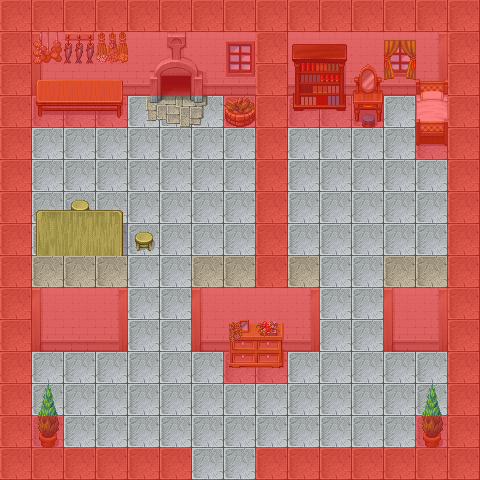

A 2D game scene composited from a Tiled map and its tileset images. What follows is a short description and the map's XML, with each tile layer's data collapsed to a summary:
An orthogonal 15x15 tile map with 32x32 px tiles, 5 tile layers (ground, layer2, layer3, layer4, ...), 3 tilesets and 1 object (door).

<map version="1.0" orientation="orthogonal" width="15" height="15" tilewidth="32" tileheight="32">
 <properties>
  <property name="spawnX" value="6" />
  <property name="spawnY" value="13" />
 </properties>
 <tileset firstgid="1" source="../../tilesets/land.tsx" />
 <tileset firstgid="369" name="PortTown2" tilewidth="32" tileheight="32">
  <image source="../../../imgs/PortTown2.png" width="256" height="672" />
  <tile id="0">
   <properties>
    <property name="down" value="false" />
    <property name="left" value="false" />
    <property name="right" value="false" />
    <property name="type" value="in" />
    <property name="up" value="true" />
   </properties>
  </tile>
  <tile id="1">
   <properties>
    <property name="down" value="false" />
    <property name="left" value="false" />
    <property name="right" value="true" />
    <property name="type" value="in" />
    <property name="up" value="false" />
   </properties>
  </tile>
  <tile id="2">
   <properties>
    <property name="down" value="false" />
    <property name="left" value="false" />
    <property name="right" value="false" />
    <property name="type" value="solid" />
    <property name="up" value="false" />
   </properties>
  </tile>
  <tile id="3">
   <properties>
    <property name="down" value="false" />
    <property name="left" value="false" />
    <property name="right" value="false" />
    <property name="type" value="solid" />
    <property name="up" value="false" />
   </properties>
  </tile>
  <tile id="4">
   <properties>
    <property name="down" value="false" />
    <property name="left" value="true" />
    <property name="right" value="false" />
    <property name="type" value="in" />
    <property name="up" value="true" />
   </properties>
  </tile>
  <tile id="5">
   <properties>
    <property name="down" value="false" />
    <property name="left" value="false" />
    <property name="right" value="true" />
    <property name="type" value="in" />
    <property name="up" value="true" />
   </properties>
  </tile>
  <tile id="6">
   <properties>
    <property name="down" value="false" />
    <property name="left" value="false" />
    <property name="right" value="false" />
    <property name="type" value="solid" />
    <property name="up" value="false" />
   </properties>
  </tile>
  <tile id="7">
   <properties>
    <property name="down" value="false" />
    <property name="left" value="true" />
    <property name="right" value="false" />
    <property name="type" value="in" />
    <property name="up" value="false" />
   </properties>
  </tile>
  <tile id="8">
   <properties>
    <property name="down" value="true" />
    <property name="left" value="false" />
    <property name="right" value="false" />
    <property name="type" value="in" />
    <property name="up" value="false" />
   </properties>
  </tile>
  <tile id="9">
   <properties>
    <property name="down" value="false" />
    <property name="left" value="false" />
    <property name="right" value="false" />
    <property name="type" value="solid" />
    <property name="up" value="false" />
   </properties>
  </tile>
  <tile id="10">
   <properties>
    <property name="down" value="false" />
    <property name="left" value="false" />
    <property name="right" value="false" />
    <property name="type" value="solid" />
    <property name="up" value="false" />
   </properties>
  </tile>
  <tile id="11">
   <properties>
    <property name="down" value="true" />
    <property name="left" value="true" />
    <property name="right" value="false" />
    <property name="type" value="in" />
    <property name="up" value="false" />
   </properties>
  </tile>
  <tile id="12">
   <properties>
    <property name="down" value="true" />
    <property name="left" value="false" />
    <property name="right" value="true" />
    <property name="type" value="in" />
    <property name="up" value="false" />
   </properties>
  </tile>
  <tile id="13">
   <properties>
    <property name="down" value="false" />
    <property name="left" value="false" />
    <property name="right" value="false" />
    <property name="type" value="solid" />
    <property name="up" value="false" />
   </properties>
  </tile>
  <tile id="14">
   <properties>
    <property name="down" value="false" />
    <property name="left" value="true" />
    <property name="right" value="false" />
    <property name="type" value="solid" />
    <property name="up" value="true" />
   </properties>
  </tile>
  <tile id="15">
   <properties>
    <property name="down" value="false" />
    <property name="left" value="false" />
    <property name="right" value="true" />
    <property name="type" value="solid" />
    <property name="up" value="true" />
   </properties>
  </tile>
  <tile id="16">
   <properties>
    <property name="down" value="false" />
    <property name="left" value="false" />
    <property name="right" value="false" />
    <property name="type" value="solid" />
    <property name="up" value="false" />
   </properties>
  </tile>
  <tile id="17">
   <properties>
    <property name="down" value="false" />
    <property name="left" value="false" />
    <property name="right" value="false" />
    <property name="type" value="solid" />
    <property name="up" value="false" />
   </properties>
  </tile>
  <tile id="18">
   <properties>
    <property name="down" value="false" />
    <property name="left" value="true" />
    <property name="right" value="false" />
    <property name="type" value="out" />
    <property name="up" value="true" />
   </properties>
  </tile>
  <tile id="19">
   <properties>
    <property name="down" value="false" />
    <property name="left" value="false" />
    <property name="right" value="true" />
    <property name="type" value="out" />
    <property name="up" value="true" />
   </properties>
  </tile>
  <tile id="20">
   <properties>
    <property name="down" value="false" />
    <property name="left" value="false" />
    <property name="right" value="false" />
    <property name="type" value="solid" />
    <property name="up" value="false" />
   </properties>
  </tile>
  <tile id="21">
   <properties>
    <property name="down" value="true" />
    <property name="left" value="true" />
    <property name="right" value="false" />
    <property name="type" value="solid" />
    <property name="up" value="false" />
   </properties>
  </tile>
  <tile id="22">
   <properties>
    <property name="down" value="true" />
    <property name="left" value="false" />
    <property name="right" value="true" />
    <property name="type" value="solid" />
    <property name="up" value="false" />
   </properties>
  </tile>
  <tile id="23">
   <properties>
    <property name="down" value="false" />
    <property name="left" value="false" />
    <property name="right" value="false" />
    <property name="type" value="solid" />
    <property name="up" value="false" />
   </properties>
  </tile>
  <tile id="24">
   <properties>
    <property name="down" value="false" />
    <property name="left" value="false" />
    <property name="right" value="false" />
    <property name="type" value="solid" />
    <property name="up" value="false" />
   </properties>
  </tile>
  <tile id="25">
   <properties>
    <property name="down" value="true" />
    <property name="left" value="true" />
    <property name="right" value="false" />
    <property name="type" value="out" />
    <property name="up" value="false" />
   </properties>
  </tile>
  <tile id="26">
   <properties>
    <property name="down" value="true" />
    <property name="left" value="false" />
    <property name="right" value="true" />
    <property name="type" value="out" />
    <property name="up" value="false" />
   </properties>
  </tile>
  <tile id="27">
   <properties>
    <property name="down" value="false" />
    <property name="left" value="false" />
    <property name="right" value="false" />
    <property name="type" value="solid" />
    <property name="up" value="false" />
   </properties>
  </tile>
  <tile id="28">
   <properties>
    <property name="down" value="false" />
    <property name="left" value="false" />
    <property name="right" value="false" />
    <property name="type" value="solid" />
    <property name="up" value="true" />
   </properties>
  </tile>
  <tile id="29">
   <properties>
    <property name="down" value="false" />
    <property name="left" value="false" />
    <property name="right" value="true" />
    <property name="type" value="solid" />
    <property name="up" value="false" />
   </properties>
  </tile>
  <tile id="30">
   <properties>
    <property name="down" value="false" />
    <property name="left" value="false" />
    <property name="right" value="false" />
    <property name="type" value="solid" />
    <property name="up" value="false" />
   </properties>
  </tile>
  <tile id="31">
   <properties>
    <property name="down" value="false" />
    <property name="left" value="false" />
    <property name="right" value="false" />
    <property name="type" value="solid" />
    <property name="up" value="false" />
   </properties>
  </tile>
  <tile id="32">
   <properties>
    <property name="down" value="false" />
    <property name="left" value="false" />
    <property name="right" value="false" />
    <property name="type" value="out" />
    <property name="up" value="true" />
   </properties>
  </tile>
  <tile id="33">
   <properties>
    <property name="down" value="false" />
    <property name="left" value="false" />
    <property name="right" value="true" />
    <property name="type" value="out" />
    <property name="up" value="false" />
   </properties>
  </tile>
  <tile id="34">
   <properties>
    <property name="down" value="false" />
    <property name="left" value="false" />
    <property name="right" value="false" />
    <property name="type" value="solid" />
    <property name="up" value="false" />
   </properties>
  </tile>
  <tile id="35">
   <properties>
    <property name="down" value="false" />
    <property name="left" value="true" />
    <property name="right" value="false" />
    <property name="type" value="solid" />
    <property name="up" value="false" />
   </properties>
  </tile>
  <tile id="36">
   <properties>
    <property name="down" value="true" />
    <property name="left" value="false" />
    <property name="right" value="false" />
    <property name="type" value="solid" />
    <property name="up" value="false" />
   </properties>
  </tile>
  <tile id="37">
   <properties>
    <property name="down" value="false" />
    <property name="left" value="false" />
    <property name="right" value="false" />
    <property name="type" value="solid" />
    <property name="up" value="false" />
   </properties>
  </tile>
  <tile id="38">
   <properties>
    <property name="down" value="false" />
    <property name="left" value="false" />
    <property name="right" value="false" />
    <property name="type" value="solid" />
    <property name="up" value="false" />
   </properties>
  </tile>
  <tile id="39">
   <properties>
    <property name="down" value="false" />
    <property name="left" value="true" />
    <property name="right" value="false" />
    <property name="type" value="out" />
    <property name="up" value="false" />
   </properties>
  </tile>
  <tile id="40">
   <properties>
    <property name="down" value="true" />
    <property name="left" value="false" />
    <property name="right" value="false" />
    <property name="type" value="out" />
    <property name="up" value="false" />
   </properties>
  </tile>
  <tile id="41">
   <properties>
    <property name="down" value="true" />
    <property name="left" value="true" />
    <property name="right" value="true" />
    <property name="type" value="solid" />
    <property name="up" value="true" />
   </properties>
  </tile>
 </tileset>
 <tileset firstgid="537" source="../../tilesets/col.tsx" />
 <layer name="ground" width="15" height="15">
  <data>[225 cells, 225 non-empty, 1 distinct tile ids]</data>
 </layer>
 <layer name="layer2" width="15" height="15">
  <data>[225 cells, 44 non-empty, 6 distinct tile ids]</data>
 </layer>
 <layer name="layer3" width="15" height="15">
  <data>[225 cells, 48 non-empty, 46 distinct tile ids]</data>
 </layer>
 <layer name="layer4" width="15" height="15">
  <data>[225 cells, 75 non-empty, 5 distinct tile ids]</data>
 </layer>
 <layer name="col" width="15" height="15">
  <data>[225 cells, 117 non-empty, 1 distinct tile ids]</data>
 </layer>
 <objectgroup name="doors" width="15" height="15">
  <object name="island_1" type="door" x="192" y="480" width="64" height="32">
   <properties>
    <property name="island" value="0" />
    <property name="map" value="0" />
    <property name="x" value="213" />
    <property name="y" value="281" />
   </properties>
  </object>
 </objectgroup>
</map>
